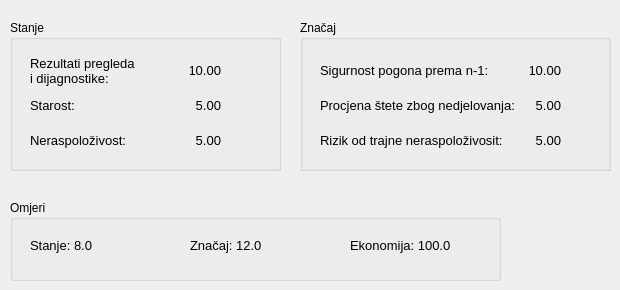
   <widget class="QWidget" name="tabTrafoLarge">
    <attribute name="title">
     <string>Veliki transformatori</string>
    </attribute>
    <widget class="QGroupBox" name="gbTrafoLargeCondition">
     <property name="geometry">
      <rect>
       <x>10</x>
       <y>20</y>
       <width>271</width>
       <height>151</height>
      </rect>
     </property>
     <property name="title">
      <string>Stanje</string>
     </property>
     <widget class="QLabel" name="label_16">
      <property name="geometry">
       <rect>
        <x>20</x>
        <y>35</y>
        <width>131</width>
        <height>32</height>
       </rect>
      </property>
      <property name="font">
       <font>
        <pointsize>10</pointsize>
       </font>
      </property>
      <property name="text">
       <string>Rezultati pregleda
i dijagnostike:</string>
      </property>
     </widget>
     <widget class="QLabel" name="label_17">
      <property name="geometry">
       <rect>
        <x>20</x>
        <y>77</y>
        <width>131</width>
        <height>16</height>
       </rect>
      </property>
      <property name="font">
       <font>
        <pointsize>10</pointsize>
       </font>
      </property>
      <property name="text">
       <string>Starost:</string>
      </property>
     </widget>
     <widget class="QLabel" name="label_18">
      <property name="geometry">
       <rect>
        <x>20</x>
        <y>112</y>
        <width>131</width>
        <height>16</height>
       </rect>
      </property>
      <property name="font">
       <font>
        <pointsize>10</pointsize>
       </font>
      </property>
      <property name="text">
       <string>Neraspoloživost:</string>
      </property>
     </widget>
     <widget class="QLabel" name="lbl23">
      <property name="geometry">
       <rect>
        <x>180</x>
        <y>112</y>
        <width>31</width>
        <height>16</height>
       </rect>
      </property>
      <property name="font">
       <font>
        <pointsize>10</pointsize>
       </font>
      </property>
      <property name="text">
       <string>5.00</string>
      </property>
      <property name="alignment">
       <set>Qt::AlignRight|Qt::AlignTrailing|Qt::AlignVCenter</set>
      </property>
     </widget>
     <widget class="QLabel" name="lbl21">
      <property name="geometry">
       <rect>
        <x>180</x>
        <y>42</y>
        <width>31</width>
        <height>16</height>
       </rect>
      </property>
      <property name="font">
       <font>
        <pointsize>10</pointsize>
       </font>
      </property>
      <property name="text">
       <string>10.00</string>
      </property>
      <property name="alignment">
       <set>Qt::AlignRight|Qt::AlignTrailing|Qt::AlignVCenter</set>
      </property>
     </widget>
     <widget class="QLabel" name="lbl22">
      <property name="geometry">
       <rect>
        <x>180</x>
        <y>77</y>
        <width>31</width>
        <height>16</height>
       </rect>
      </property>
      <property name="font">
       <font>
        <pointsize>10</pointsize>
       </font>
      </property>
      <property name="text">
       <string>5.00</string>
      </property>
      <property name="alignment">
       <set>Qt::AlignRight|Qt::AlignTrailing|Qt::AlignVCenter</set>
      </property>
     </widget>
    </widget>
    <widget class="QGroupBox" name="gbTrafoLargeEconomy">
     <property name="geometry">
      <rect>
       <x>10</x>
       <y>200</y>
       <width>491</width>
       <height>81</height>
      </rect>
     </property>
     <property name="title">
      <string>Omjeri</string>
     </property>
     <widget class="QLabel" name="lbl28">
      <property name="geometry">
       <rect>
        <x>180</x>
        <y>37</y>
        <width>81</width>
        <height>16</height>
       </rect>
      </property>
      <property name="font">
       <font>
        <pointsize>10</pointsize>
       </font>
      </property>
      <property name="text">
       <string>Značaj: 12.0</string>
      </property>
     </widget>
     <widget class="QLabel" name="lbl27">
      <property name="geometry">
       <rect>
        <x>20</x>
        <y>37</y>
        <width>71</width>
        <height>16</height>
       </rect>
      </property>
      <property name="font">
       <font>
        <pointsize>10</pointsize>
       </font>
      </property>
      <property name="text">
       <string>Stanje: 8.0</string>
      </property>
     </widget>
     <widget class="QLabel" name="lbl29">
      <property name="geometry">
       <rect>
        <x>340</x>
        <y>37</y>
        <width>111</width>
        <height>16</height>
       </rect>
      </property>
      <property name="font">
       <font>
        <pointsize>10</pointsize>
       </font>
      </property>
      <property name="text">
       <string>Ekonomija: 100.0</string>
      </property>
     </widget>
    </widget>
    <widget class="QGroupBox" name="gbTrafoLargeSignificance">
     <property name="geometry">
      <rect>
       <x>300</x>
       <y>20</y>
       <width>311</width>
       <height>151</height>
      </rect>
     </property>
     <property name="title">
      <string>Značaj</string>
     </property>
     <widget class="QLabel" name="label_25">
      <property name="geometry">
       <rect>
        <x>20</x>
        <y>42</y>
        <width>181</width>
        <height>16</height>
       </rect>
      </property>
      <property name="font">
       <font>
        <pointsize>10</pointsize>
       </font>
      </property>
      <property name="text">
       <string>Sigurnost pogona prema n-1:</string>
      </property>
     </widget>
     <widget class="QLabel" name="label_26">
      <property name="geometry">
       <rect>
        <x>20</x>
        <y>77</y>
        <width>201</width>
        <height>16</height>
       </rect>
      </property>
      <property name="font">
       <font>
        <pointsize>10</pointsize>
       </font>
      </property>
      <property name="text">
       <string>Procjena štete zbog nedjelovanja:</string>
      </property>
     </widget>
     <widget class="QLabel" name="label_27">
      <property name="geometry">
       <rect>
        <x>20</x>
        <y>112</y>
        <width>191</width>
        <height>16</height>
       </rect>
      </property>
      <property name="font">
       <font>
        <pointsize>10</pointsize>
       </font>
      </property>
      <property name="text">
       <string>Rizik od trajne neraspoloživosit:</string>
      </property>
     </widget>
     <widget class="QLabel" name="lbl26">
      <property name="geometry">
       <rect>
        <x>230</x>
        <y>112</y>
        <width>31</width>
        <height>16</height>
       </rect>
      </property>
      <property name="font">
       <font>
        <pointsize>10</pointsize>
       </font>
      </property>
      <property name="text">
       <string>5.00</string>
      </property>
      <property name="alignment">
       <set>Qt::AlignRight|Qt::AlignTrailing|Qt::AlignVCenter</set>
      </property>
     </widget>
     <widget class="QLabel" name="lbl25">
      <property name="geometry">
       <rect>
        <x>230</x>
        <y>77</y>
        <width>31</width>
        <height>16</height>
       </rect>
      </property>
      <property name="font">
       <font>
        <pointsize>10</pointsize>
       </font>
      </property>
      <property name="text">
       <string>5.00</string>
      </property>
      <property name="alignment">
       <set>Qt::AlignRight|Qt::AlignTrailing|Qt::AlignVCenter</set>
      </property>
     </widget>
     <widget class="QLabel" name="lbl24">
      <property name="geometry">
       <rect>
        <x>230</x>
        <y>42</y>
        <width>31</width>
        <height>16</height>
       </rect>
      </property>
      <property name="font">
       <font>
        <pointsize>10</pointsize>
       </font>
      </property>
      <property name="text">
       <string>10.00</string>
      </property>
      <property name="alignment">
       <set>Qt::AlignRight|Qt::AlignTrailing|Qt::AlignVCenter</set>
      </property>
     </widget>
    </widget>
   </widget>
